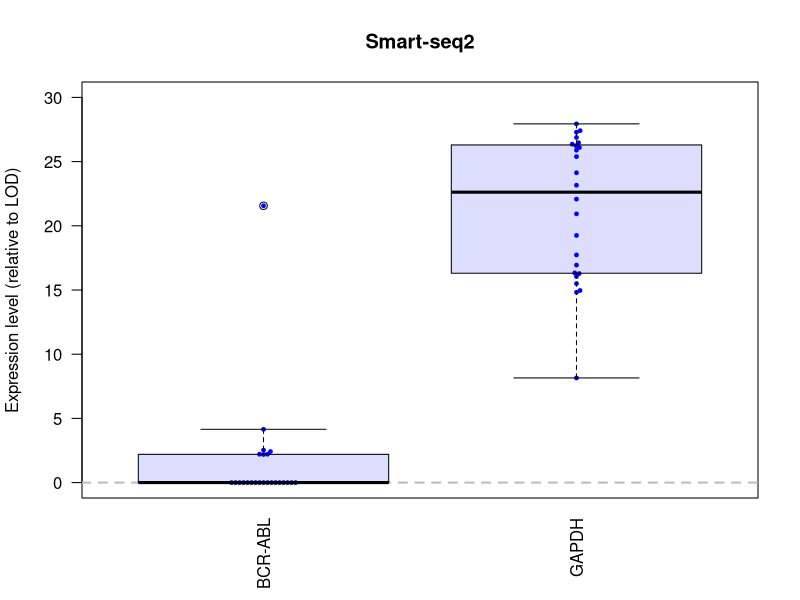
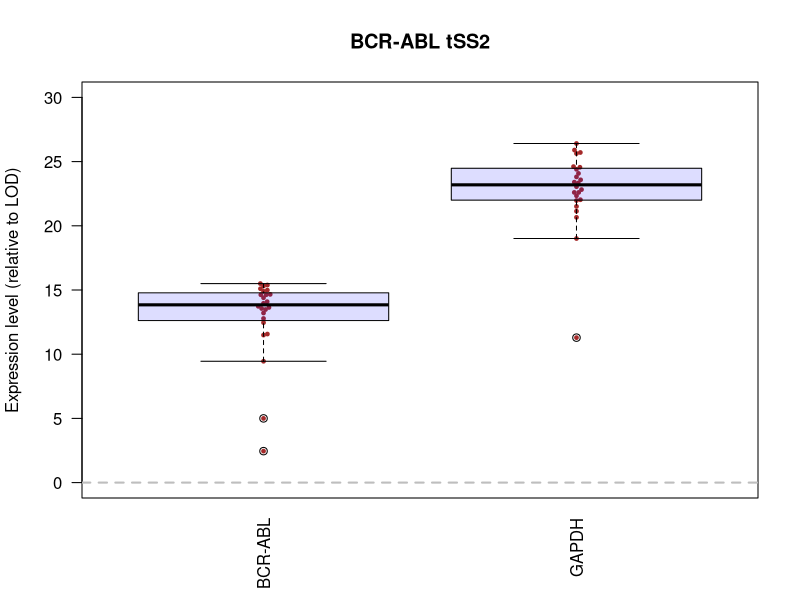

Source code (R) for these figures, in order:
#############################################################
#Author: Supat Thongjuea, MRC Molecular Haematology Unit, Weatherall Institute of Molecular Medicine, University of Oxford, UK 
#Contact email : supat.thongjuea@ndcls.ox.ac.uk or supat.thongjuea@gmail.com
#Maintainer: Supat Thongjuea and Alice Giustacchini
#Title: Single-cell Transcriptomics Uncovers Distinct and Clinically Predictive Molecular Signatures of Stem Cells in Chronic Myeloid Leukemia
#Journal : Nature Medicine
#Year : 2017
#############################################################
#This R script is used to generate Fig1a and Fig1b.##########
#############################################################
library(beeswarm)
##############################################################
my.dat<-read.table("K562.qPCR.data.txt",header=T)
##############################################################
#####LOD40 was used in these two cases to measure and to compare the sensitivity
#####of detection between Smart-seq2 and the tSS2 protocols.## 
LOD<-40
my.dat$log2ex<-LOD-my.dat$ct_value
my.dat$log2ex[my.dat$ct_value==0 | my.dat$ct_value > LOD] <-0
##############################################################
##############################################################
sm2<-subset(my.dat,method=="sm2")
sm2.1<-subset(sm2,status=="no_primers")

my.g1<-subset(sm2.1,gene=="BCR_ABL")
my.g2<-subset(sm2.1,gene=="GAPDH")

my.list1<-list()
my.list1[["BCR-ABL"]]<- as.numeric(my.g1$log2ex)
my.list1[["GAPDH"]]<- as.numeric(my.g2$log2ex)

################
pdf(file="Fig1a.pdf", width=3, height=5, onefile=T, bg="transparent",fonts = NULL,useDingbats=FALSE)
beeswarm(my.list1, corral="wrap",pch = 19,cex=0.50,col = c("blue","blue"),
		,ylab="Expression level (relative to LOD)",main="Smart-seq2",las=2,ylim=c(0,30))
abline(h=0,lty=2,lwd=2,col="grey")
boxplot(my.list1, add = T,col="#0000ff22",axes=FALSE)

dev.off()
################
sm2.2<-subset(sm2,status=="with_primers")

my.g1<-subset(sm2.2,gene=="BCR_ABL")
my.g2<-subset(sm2.2,gene=="GAPDH")

my.list2<-list()
my.list2[["BCR-ABL"]]<- as.numeric(my.g1$log2ex)
my.list2[["GAPDH"]]<- as.numeric(my.g2$log2ex)

################
pdf(file="Fig1b.pdf", width=3, height=5, onefile=T, bg="transparent",fonts = NULL,useDingbats=FALSE)
beeswarm(my.list2, corral="wrap",pch = 19,cex=0.50,col = c("brown","brown"),
		,ylab="Expression level (relative to LOD)",main="BCR-ABL tSS2",las=2,ylim=c(0,30))
abline(h=0,lty=2,lwd=2,col="grey")
boxplot(my.list2, add = T,col="#0000ff22",axes=FALSE)

dev.off()
################